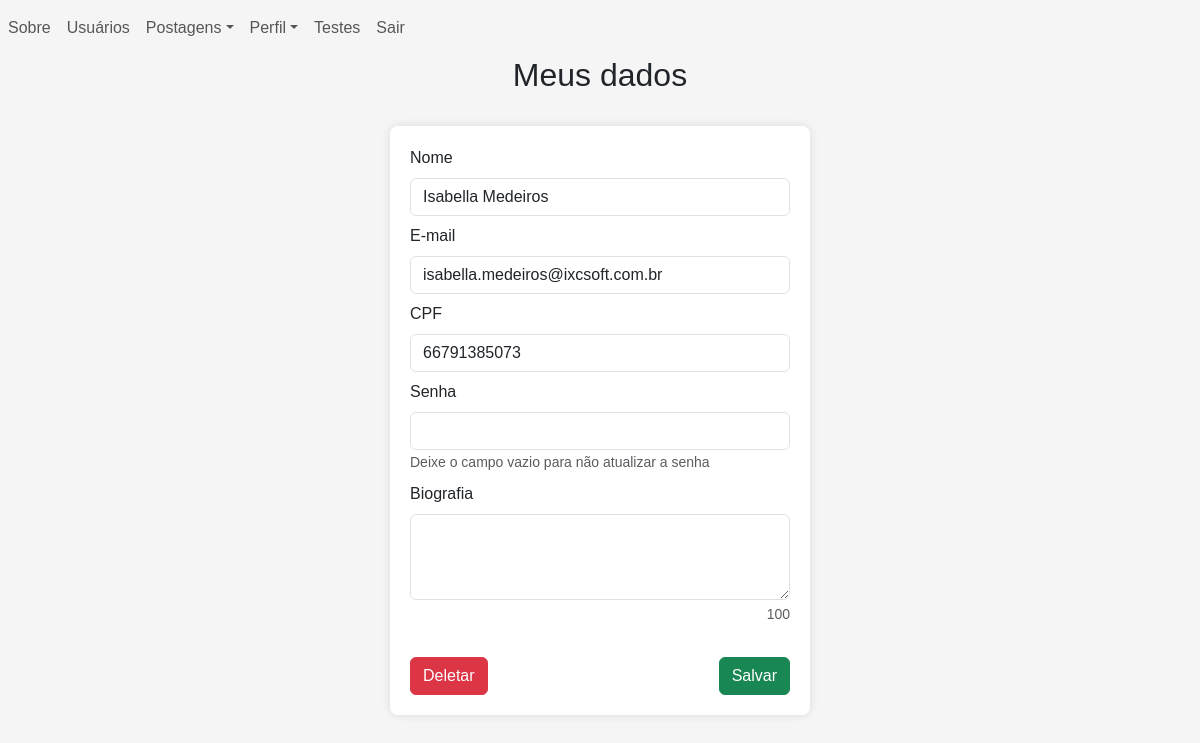
Page /users/crud/my_data.php (signed in) on the committed database.
### tables this page shows
CREATE TABLE users (
    id INTEGER PRIMARY KEY AUTOINCREMENT,
    username VARCHAR(255) NOT NULL,
    email VARCHAR(255) NOT NULL UNIQUE,
    cpf VARCHAR(11) NOT NULL UNIQUE,
    created_at DATETIME DEFAULT CURRENT_TIMESTAMP,
    updated_at DATETIME
, pass VARCHAR(255) NOT NULL, bio VARCHAR(100), logged_at TIMESTAMP, adm boolean DEFAULT false);

### users/crud/my_data.php (the view, shortened to what this page needs)
<?php
    $db = db_conn();
    $result = $db->query('SELECT * FROM my_data WHERE id = '.$_SESSION['user']['id']);
    $my_data = $result->fetchArray(SQLITE3_ASSOC);
?>
<!DOCTYPE html>
<html lang="en">
    <head>
        <?php require SRC_URL."front/head.php" ?>
    </head>
    <body>
        <?php require SRC_URL."front/navbar.php" ?>
        <div class = "text-center">
            <h2>Meus dados</h2>
        </div>
        <form class = "container form-container" action="update_user.php" method = "POST" autocomplete = "off">
            <div class = "form-group">
                <label for="username-input" class = "form-label">Nome</label>
                <input type="text" id = "username-input" name = "username" class = "form-control" value = "<?php echo isset($_SESSION['update']["username"]) ? $_SESSION['update']["username"] : $my_data['username'] ?>" required>
            </div>
            <div class = "form-group">
                <label for="email-input" class = "form-label">E-mail</label>
                <input type="email" id = "email-input" name = "email" class = "form-control" value = "<?php echo isset($_SESSION['update']["email"]) ? $_SESSION['update']["email"] : $my_data['email'] ?>" required>
            </div>
            <div class = "form-group">
                <label for="cpf-input" class = "form-label">CPF</label>
                <input type="text" id = "cpf-input" name = "cpf" class = "form-control" value = "<?php echo isset($_SESSION['update']["cpf"]) ? $_SESSION['update']["cpf"] : $my_data['cpf'] ?>" required>
            </div>
            <div class = "form-group">
                <label for="pass-input" class = "form-label">Senha</label>
                <input type="password" id = "pass-input" name = "pass" class = "form-control" value = "<?php echo isset($_SESSION['update']["pass"]) ? $_SESSION['update']["pass"] : "" ?>" >
                <small class = "form-text text-muted" >
                    Deixe o campo vazio para não atualizar a senha
                </small>
                <br>
            </div>
            <div class = "form-group">
                <label for="bio-input" class = "form-label">Biografia</label>
                <textarea name="bio" id="bio-input" cols="30" rows="3" class = "form-control" maxlength = "100" oninput = "limitLength(100,'bio-feedback')" ></textarea>
                <small id = "bio-feedback" class = "form-text text-muted" style="display: block;text-align: right">
                    100
                </small>
                <br>
            </div>
            <div class = "row" >
                <div class = "col-lg-3 col-md-4 col-sm-12" style = "text-align: left">
                    <a class = "btn btn-danger" href="delete_user.php?id=<?php echo $my_data['id'] ?>">Deletar</a>
                </div>
                <div class = "col-lg-6 col-md-4 col-sm-12" style = "text-align: center">
                </div>
                <div class = "col-lg-3 col-md-4 col-sm-12" style = "text-align: right">
                    <button type = "submit" class = "btn btn-success">Salvar</button>
                </div>
            </div>
        </form>
    </body>
</html>

### main/index.css (style rules this page uses)
form { margin: auto; padding: 0.5rem; }
form .form-group { margin-bottom: 0.5rem; }
.form-container { position: relative; width: 35%; overflow: visible; }
body { font-family: Arial, sans-serif; background-color: #f5f5f5; margin: 0; }
.table-container, .container { margin: 2rem auto; padding: 20px; background-color: #fff; box-shadow: 0 0 10px rgba(0, 0, 0, 0.1); border-radius: 8px; }
.container { max-width: 80%; }
a { color: #007BFF; text-decoration: none; }
a.btn, .nav-link { text-decoration: none; }

### rows in the picture
users: username "Isabella Medeiros", email "isabella.medeiros@ixcsoft.com.br", cpf "66791385073"

### other values in the picture
$text "Sobre Usuários Testes Sair"
$text "Postagens Perfil"
